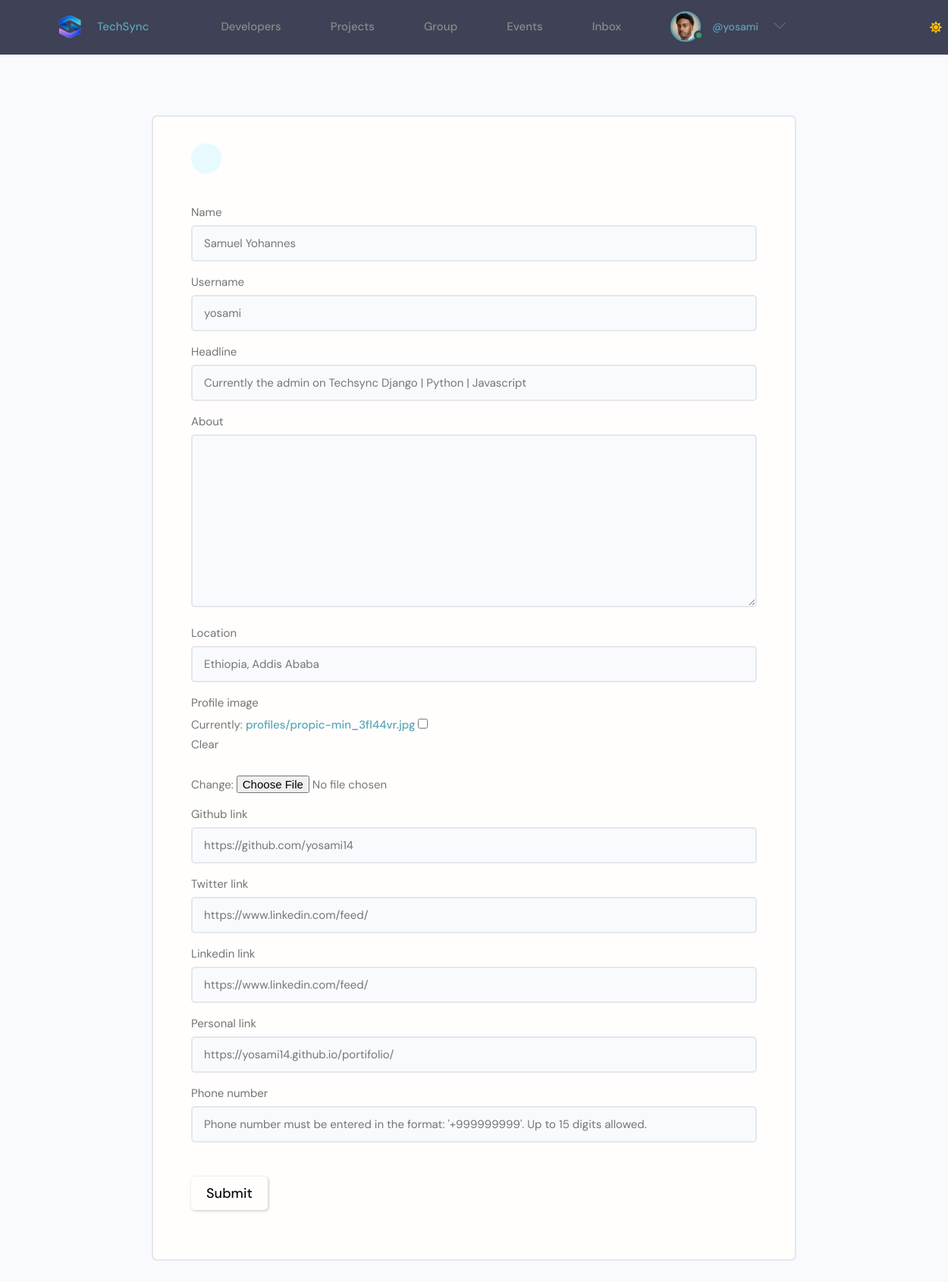
The page /edit-account/ (signed in) on the database as committed earlier.
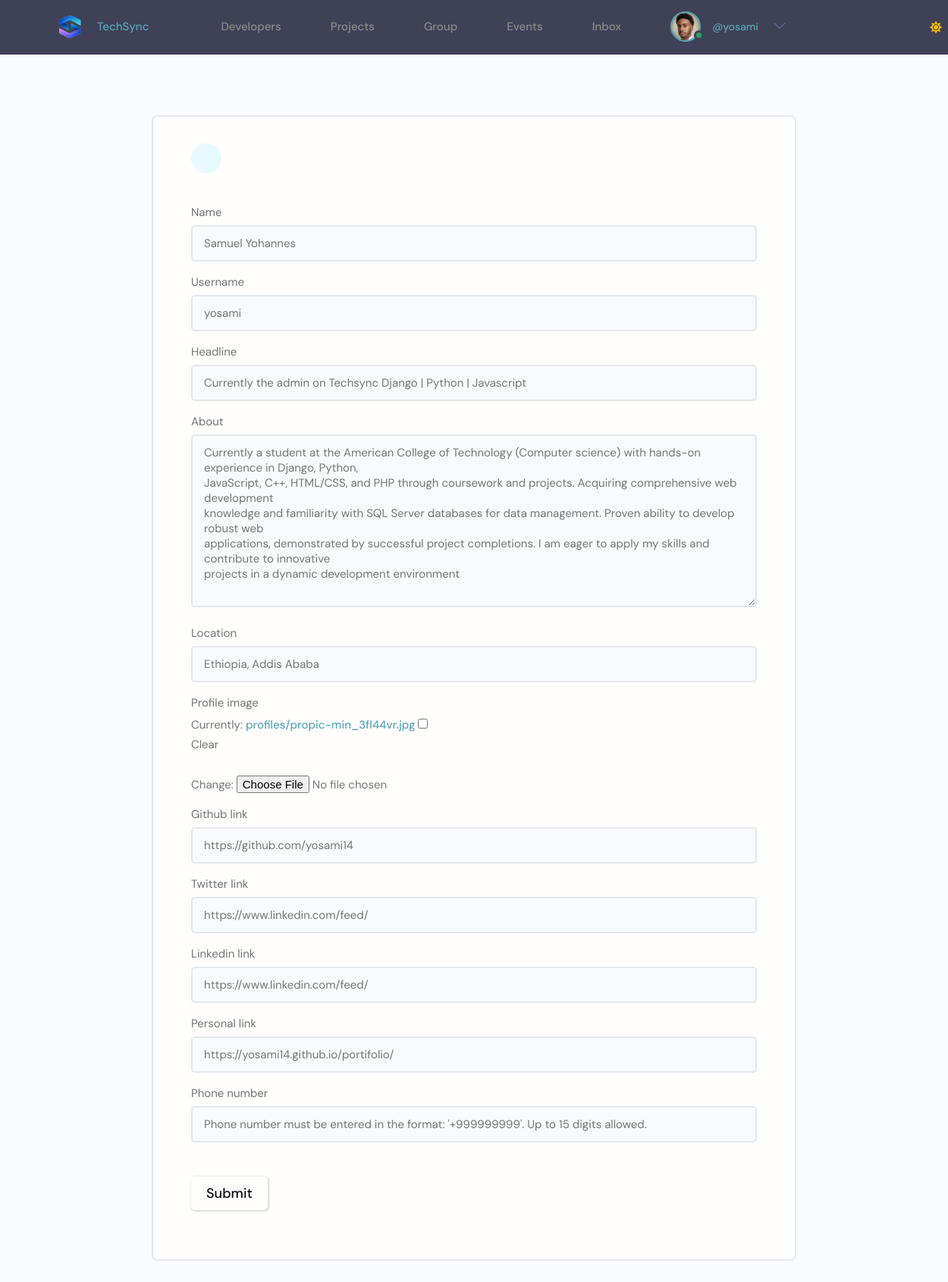
The same page on the database as committed later.
### users/models.py (models this page shows, shortened)
class Profile(models.Model):
    id = models.UUIDField(default=uuid.uuid4, primary_key=True, unique=True, editable=False, )
    user = models.OneToOneField(User, on_delete=models.CASCADE,null=True,blank=True)
    name = models.CharField(max_length=200, blank=True,null=True)
    username = models.CharField(max_length=200, blank=True,null=True,unique=True)
    headline = models.CharField(max_length=200, blank=True,null=True)
    about = models.TextField(blank=True, null=True)
    location = models.CharField(max_length=200, blank=True,null=True)
    profile_image = models.ImageField(null=True, blank=True,upload_to='profiles', default='default_profile.png')
    github_link = models.CharField(max_length=200, blank=True,null=True)
    twitter_link = models.CharField(max_length=200, blank=True,null=True)
    linkedin_link = models.CharField(max_length=200, blank=True,null=True)
    personal_link = models.CharField(max_length=200, blank=True,null=True)
    phone_regex = RegexValidator(
    regex=r'^\+?1?\d{9,15}$',
    message="Phone number must be entered in the format: '+999999999'. Up to 15 digits allowed."
    )
    phone_number = models.CharField(validators=[phone_regex], max_length=17, blank=True)  # validators should be a list
    created_at = models.DateTimeField(auto_now_add=True)

### users/views.py (the view)
# urls.py: path('edit-account/', views.editAccount, name='edit-account'),
@login_required(login_url='login')
def editAccount(request):
    profile = request.user.profile
    form = ProfileForm(instance=profile)
    if request.method == 'POST':
        form = ProfileForm(request.POST, request.FILES, instance=profile)
        if form.is_valid():
            form.save()
            return redirect('user-account')
    context = {'form': form}
    return render(request, 'users/profile_form.html', context)

### users/forms.py
class ProfileForm(ModelForm):
    class Meta:
        model = Profile
        fields = '__all__'
        exclude = ['user']
    def __init__(self, *args, **kwargs):
        super().__init__(*args, **kwargs)
        for name, field in self.fields.items():
            field.widget.attrs.update({'class': 'input'})
            if name == 'phone_number':
                field.widget.attrs.update({
                    'placeholder': "Phone number must be entered in the format: '+999999999'. Up to 15 digits allowed."
                })

### techsync/context_processors.py (called while the page is built)
def navbar_data(request):
    profile = event_organizer = event_moderator = None
    if request.user.is_authenticated:
        if hasattr(request.user, 'profile'):
            profile = request.user.profile
        if hasattr(request.user, 'eventorganizer'):
            event_organizer = request.user.eventorganizer
        if hasattr(request.user, 'eventmoderator'):
            event_moderator = request.user.eventmoderator
    return {
        'profile': profile,
        'event_organizer': event_organizer,
        'event_moderator': event_moderator,
    }

### templates/users/profile_form.html (shortened to what this page needs)
{% extends 'main/main.html' %}
{% block content %}
<main class="formPage my-xl">
    <div class="content-box">
        <div class="formWrapper">
            <a class="backButton" href="{% url 'edit-account' %}"></a>
            <br>
            <form class="form" method="POST" action="{% url 'edit-account' %}" enctype="multipart/form-data">
                {% for field in form %}
                <div class="form__field">
                    <label for="formInput#text">{{field.label}}</label>
                    {{field}}
                </div>
                {% endfor %}
                <input class="btn btn--sub btn--lg  my-md" type="submit" value="Submit" />
            </form>
        </div>
    </div>
</main>
{% endblock content %}

### templates/main/navbar.html (shortened to what the changed rows need)
{% load static %}
<header class="header">
        <div class="container container--narrow">
                <nav class="header__nav header__menu">
                        {% if request.user.is_event_organizer %}
                        <ul class="header__menu">
                            <li class="header__menuItem"><a href="{% url 'events' %}">Events</a></li>
                            <li class="header__menuItem"><a  href="{% url 'projects' %}">Projects</a></li>
                            <li class="header__menuItem"><a  href="{% url 'home-group'%}">Group</a></li>
                            {% if request.user.is_authenticated %}
                            {% comment %} <li class="header__menuItem"><a  href="{% url 'inbox' %}">Inbox</a></li>  {% endcomment %}
                            <li class="header__menuItem"><a  href="{% url 'user-chatrooms' %}">Inbox</a></li>
                            {% else %}
                            <li class="header__menuItem"><a href="{% url 'login' %}" class="btn btn--sub">Login/Sign Up</a></li>
                            {% endif %}
                            {% if request.user.is_authenticated %}
                            {% comment %} Profile {% endcomment %}
                            <li class="header__menuItem">
                                    <div class="header__user">
                                            <a href="{% url 'organization-account'%}">
                                                <div class="avatar avatar--medium active">
                                                    <img src="{{ event_organizer.profile_image.url }}" />
                                                </div>
                                                <p> <span>@{{profile.username}}</span></p>
                                            </a>
                                            <button class="dropdown-button">
                                                <svg version="1.1" xmlns="http://www.w3.org/2000/svg" width="32" height="32" viewBox="0 0 32 32">
                                                    <title>chevron-down</title>
                                                    <path d="M16 21l-13-13h-3l16 16 16-16h-3l-13 13z"></path>
                                                </svg>
                                            </button>
                                        </div>
                                        <div class="dropdown-menu">
                                            <a href="settings.html" class="dropdown-link"
                                                ><svg version="1.1" xmlns="http://www.w3.org/2000/svg" width="32" height="32" viewBox="0 0 32 32">
                                                    <title>tools</title>
                                                    <path
                                                        d="M27.465 32c-1.211 0-2.35-0.471-3.207-1.328l-9.392-9.391c-2.369 0.898-4.898 0.951-7.355 0.15-3.274-1.074-5.869-3.67-6.943-6.942-0.879-2.682-0.734-5.45 0.419-8.004 0.135-0.299 0.408-0.512 0.731-0.572 0.32-0.051 0.654 0.045 0.887 0.277l5.394 5.395 3.586-3.586-5.394-5.395c-0.232-0.232-0.336-0.564-0.276-0.887s0.272-0.596 0.572-0.732c2.552-1.152 5.318-1.295 8.001-0.418 3.274 1.074 5.869 3.67 6.943 6.942 0.806 2.457 0.752 4.987-0.15 7.358l9.392 9.391c0.844 0.842 1.328 2.012 1.328 3.207-0 2.5-2.034 4.535-4.535 4.535zM15.101 19.102c0.26 0 0.516 0.102 0.707 0.293l9.864 9.863c0.479 0.479 1.116 0.742 1.793 0.742 1.398 0 2.535-1.137 2.535-2.535 0-0.668-0.27-1.322-0.742-1.793l-9.864-9.863c-0.294-0.295-0.376-0.74-0.204-1.119 0.943-2.090 1.061-4.357 0.341-6.555-0.863-2.631-3.034-4.801-5.665-5.666-1.713-0.561-3.468-0.609-5.145-0.164l4.986 4.988c0.391 0.391 0.391 1.023 0 1.414l-5 5c-0.188 0.188-0.441 0.293-0.707 0.293s-0.52-0.105-0.707-0.293l-4.987-4.988c-0.45 1.682-0.397 3.436 0.164 5.146 0.863 2.631 3.034 4.801 5.665 5.666 2.2 0.721 4.466 0.604 6.555-0.342 0.132-0.059 0.271-0.088 0.411-0.088z"
                                                    ></path>
                                                </svg>
                                                Settings</a
                                            >
                                            <a href="{% url 'logout' %}" class="dropdown-link"
                                                ><svg version="1.1" xmlns="http://www.w3.org/2000/svg" width="32" height="32" viewBox="0 0 32 32">
                                                    <title>sign-out</title>
                                                    <path
                                                        d="M3 0h22c0.553 0 1 0 1 0.553l-0 3.447h-2v-2h-20v28h20v-2h2l0 3.447c0 0.553-0.447 0.553-1 0.553h-22c-0.553 0-1-0.447-1-1v-30c0-0.553 0.447-1 1-1z"
                                                    ></path>
                                                    <path
                                                        d="M21.879 21.293l1.414 1.414 6.707-6.707-6.707-6.707-1.414 1.414 4.293 4.293h-14.172v2h14.172l-4.293 4.293z"
                                                    ></path>
                                                </svg>
                                                Logout</a
                                            >
                                        </div>
                            </li>
                            {% endif %}
                        </ul>
                        {% else %}
                        <ul class="header__menu">
                                {% if request.user.is_authenticated %}
                                <li class="header__menuItem">
                                        <div class="header__user">
                                                <a href="{% url 'user-account'%}">
                                                    <div class="avatar avatar--medium active">
                                                        <img src="{{ profile.profile_image.url }}" />
                                                    </div>
                                                    <p> <span>@{{profile.username}}</span></p>
                                                </a>
                                                <button class="dropdown-button">
                                                    <svg version="1.1" xmlns="http://www.w3.org/2000/svg" width="32" height="32" viewBox="0 0 32 32">
                                                        <title>chevron-down</title>
                                                        <path d="M16 21l-13-13h-3l16 16 16-16h-3l-13 13z"></path>
                                                    </svg>
                                                </button>
                                            </div>
                                </li>
                                {% endif %}
                        </ul>
                        {% endif %}
                </nav>
        </div>
</header>
<link rel="stylesheet" href="{% static 'uikit/styles/modules/_variables.css' %}" id="theme-css">

Rows that differ between the two databases and show on the page:
changed Profile "yosami": about (not shown) → "Currently a student at the American College of Technology (Computer science) with hands-on experience in Django, Python, JavaScript, C++, HTML/CSS, and PHP through coursework and projects. Acquiring comprehensive web development knowledge and familiarity with SQL Server databases for data management. Proven ability to develop robust web applications, demonstrated by successful project completions. I am eager to apply my skills and contribute to innovative projects in a dynamic development environment"
